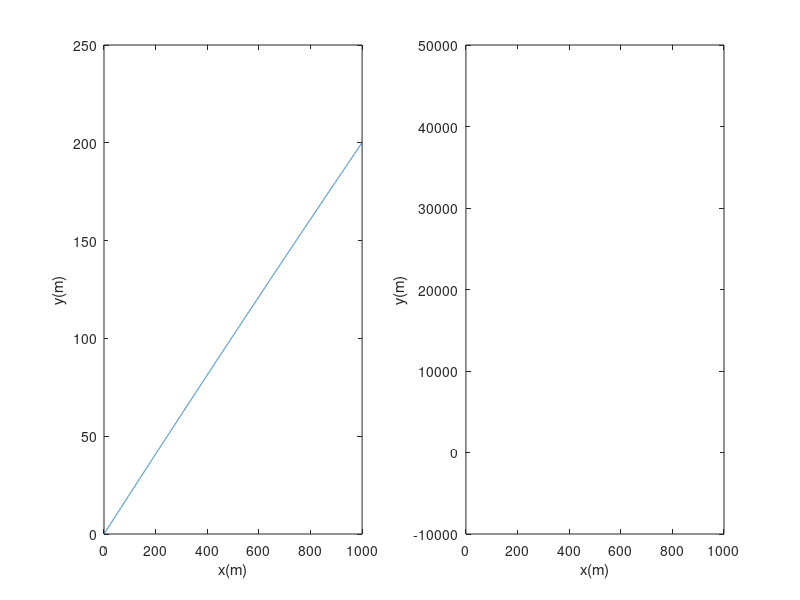

The MATLAB source for this figure:
%检索题，群举法（不同于我们此前所采用的列方程）
clear;clc;
v=1000;x=1000;y=200;h(1)=0;k=1;g=10;
dtheta=0.0001;
b=[];
T=[];
for theta=0:dtheta:pi/2
    v1=v*sin(theta);
    v2=v*cos(theta);
    t=x/v2;
    h(k+1)=v1*t-0.5*g*t^2;
    if ((h(k+1)-200)*(h(k)-200))<0
        b=[b theta];
        T=[T,t];
    end
    k=k+1;
end
dt=1e-4;
theta=b(1,1);
t=0:dt:T(1,1);
x=v.*cos(theta).*t;
y=v.*sin(theta).*t-0.5.*g.*t.*t;
subplot(1,2,1);plot(x,y);
xlabel('x(m)');ylabel('y(m)');
theta=b(1,2);
t=0:dt:T(1,2);
x=v.*cos(theta).*t;
y=v.*sin(theta).*t-0.5.*g.*t.*t;
subplot(1,2,2);plot(x,y);
xlabel('x(m)');ylabel('y(m)');